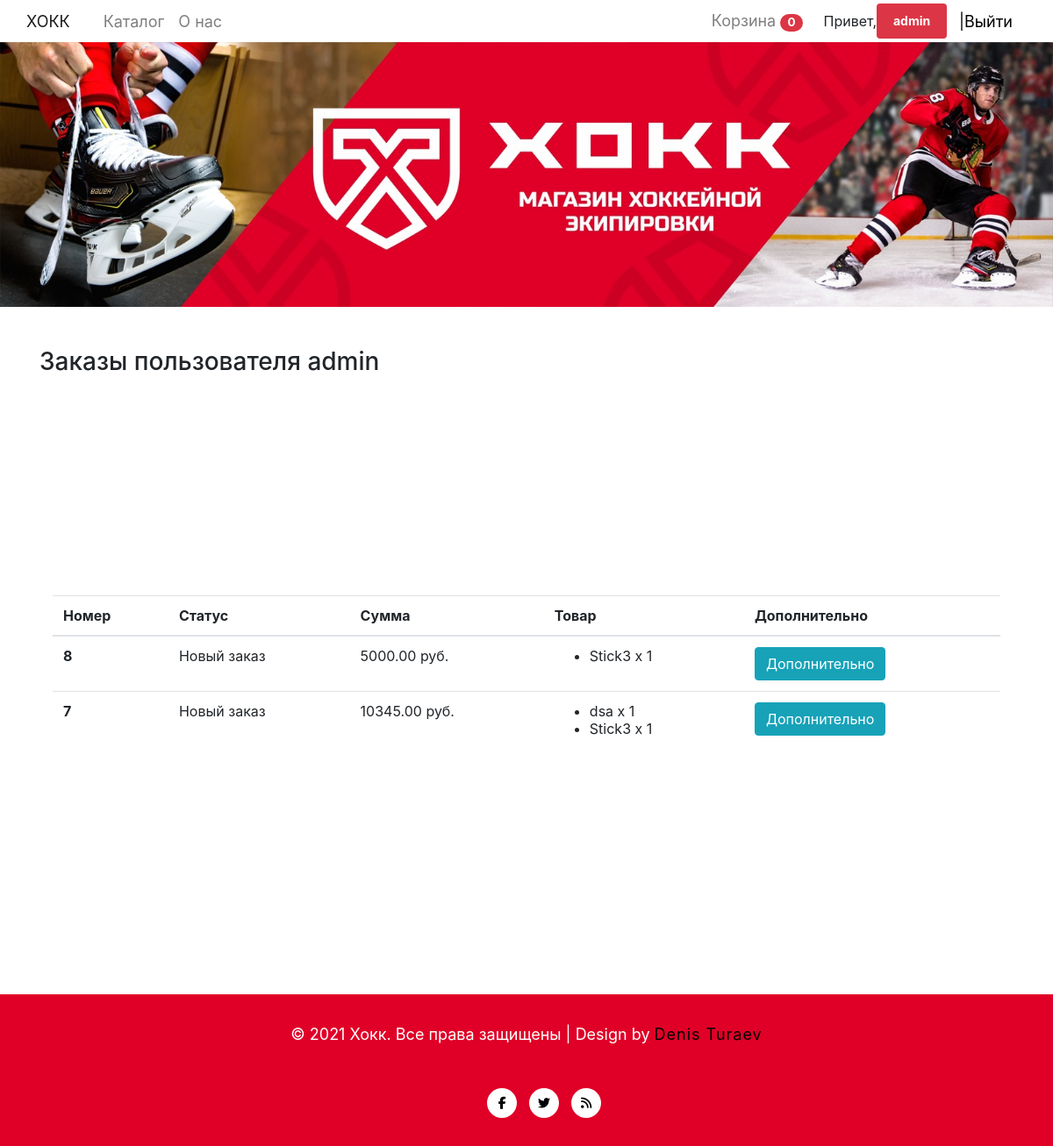
/profile/ (signed in), run on the app's committed database.
### mainapp/models.py (models this page shows, shortened)
class Cart(models.Model):
    owner = models.ForeignKey('Custumer', null=True, verbose_name='Владелец', on_delete=models.CASCADE)
    products = models.ManyToManyField(CartProduct, blank=True, related_name='related_cart')
    total_products = models.PositiveBigIntegerField(default=0)
    total_price = models.DecimalField(max_digits=9, default=0, decimal_places=2, verbose_name='Общая цена')
    in_order = models.BooleanField(default=False)
    for_anonymous_user = models.BooleanField(default=False)

class Order(models.Model):
    status_new = 'new'
    status_in_progress = 'in_progress'
    status_ready = 'is_ready'
    status_completed = 'completed'
    buying_type_self = 'self'
    buying_type_delivery = 'delivery'
    STATUS_CHOICES = (
        (status_new, 'Новый заказ'),
        (status_in_progress, 'Заказ в обработке'),
        (status_ready, 'Заказ готов'),
        (status_completed, 'Заказ выполнен')
    )
    BUYING_TYPE_CHOICES = (
        (buying_type_self, 'Самовывоз'),
        (buying_type_delivery, 'Доставка')
    )
    customer = models.ForeignKey(Custumer, verbose_name='Покупатель', on_delete=models.CASCADE)
    first_name = models.CharField(max_length=255, verbose_name='Имя')
    last_name = models.CharField(max_length=255, verbose_name='Фамилия')
    phone = models.CharField(max_length=20, verbose_name='Номер телефона')
    cart = models.ForeignKey(Cart, verbose_name='Корзина', on_delete=models.CASCADE, null=True, blank=True)
    address = models.CharField(max_length=1024, verbose_name='Адрес', null=True, blank=True)
    status = models.CharField(max_length=100, verbose_name='Статус заказа', choices=STATUS_CHOICES, default=status_new)
    buying_type = models.CharField(max_length=100, verbose_name='Тип заказа', choices=BUYING_TYPE_CHOICES, default=buying_type_self)
    comment = models.TextField(verbose_name='Комментарий к заказу', null=True, blank=True)
    created_at = models.DateTimeField(auto_now=True, verbose_name='Дата создания заказа')
    order_date = models.DateField(verbose_name='Дата получения заказа', default=timezone.now)

class CartProduct(models.Model):
    user = models.ForeignKey('Custumer', verbose_name='Покупатель', on_delete=models.CASCADE)
    cart = models.ForeignKey('Cart', verbose_name='Корзина', on_delete=models.CASCADE, related_name='related_products')
    product = models.ForeignKey(Product, verbose_name='Товар', on_delete=models.CASCADE)
    qty = models.PositiveBigIntegerField(default=1)
    total_price = models.DecimalField(max_digits=9, decimal_places=2, verbose_name='Общая цена')

class Product(models.Model):
    MIN_RESOLUTION = (400, 400)
    MAX_RESOLUTION = (4000, 4000)
    MAX_Img_Size = 3145728
    category = models.ForeignKey(Category, verbose_name='Категория', on_delete=models.CASCADE)
    title = models.CharField(max_length=255, verbose_name='Наименование')
    slug = models.SlugField(unique=True)
    image = models.ImageField(verbose_name='Изображение')
    description = models.TextField(verbose_name='Описание', null=True)
    price = models.DecimalField(max_digits=9, decimal_places=2, verbose_name='Цена')
    Age = models.CharField(max_length=255, verbose_name='Возраст', null=True, blank=True)
    Flex = models.IntegerField(verbose_name='Жесткость клюшки', null=True, blank=True)
    Material = models.CharField(max_length=255, verbose_name='Материал', null=True, blank=True)
    Curvature = models.CharField(max_length=255, verbose_name='Загиб клюшки', null=True, blank=True)
    Weight = models.FloatField(verbose_name='Масса', null=True, blank=True)
    Fullness = models.CharField(max_length=255, verbose_name='Полнота коньков', null=True, blank=True)

### mainapp/views.py (the view)
# urls.py: path('profile/', ProfileView.as_view(), name='profile')
class ProfileView(CartMixin, View):
    def get(self,request, *args, **kwargs):
        customer = Custumer.objects.get(user=request.user)
        orders = Order.objects.filter(customer=customer).order_by('-created_at')
        return render(request,
            'profile.html',
            {'orders':orders,
             'cart':self.cart,
             })

### mainapp/mixins.py (called while the page is built)
    def dispatch(self, request, *args, **kwargs):
        if request.user.is_authenticated:
            customer = Custumer.objects.filter(user=request.user).first()
            if not customer:
                customer = Custumer.objects.create(
                    user=request.user
                )
            cart = Cart.objects.filter(owner=customer, in_order=False).first()
            if not cart:
                cart = Cart.objects.create(owner=customer)
        else:
            cart = Cart.objects.filter(for_anonymous_user=True).first()
            if not cart:
                cart = Cart.objects.create(for_anonymous_user=True)
        self.cart = cart
        return super().dispatch(request, *args, **kwargs)

### mainapp/templates/profile.html (shortened to what this page needs)
{% extends 'base.html' %}
{% block content %}
<h3 class="mt-3 mb-3">Заказы пользователя {{request.user.username}}</h3>
{% if not orders.count %}
<div class="col-md-12" style="margin-top:300px; margin-bottom:300px;">
    <h3>У вас еще нет заказов <a href="{% url 'base' %}">Купите че нибудь</a> </h3>
</div>
{% else %}
<div class="col-md-12" style="margin-top:250px; margin-bottom:250px;">
    <table class="table">
        <thead>
            <th scope="col">Номер</th>
            <th scope="col">Статус</th>
            <th scope="col">Сумма</th>
            <th scope="col">Товар</th>
            <th scope="col">Дополнительно</th>
        </thead>
        <tbody>
            {% for order in orders %}
            <tr>
                <th scope="row">{{ order.id }}</th>
                <td> {{order.get_status_display }}</td>
                <td> {{order.cart.total_price }} руб.</td>
                <td>
                    <ul>
                        {% for item in order.cart.products.all %}
                            <li>{{ item.product.title }} x {{item.qty}}</li>
                        {% endfor%}
                    </ul>
                </td>
                <td>
                    <button type="button" class="btn btn-info" data-toggle="modal" data-target="#exampleModal-{{ order.id }}">
                      Дополнительно
                    </button>
                </td>
            </tr>
            {% endfor %}
        </tbody>
    </table>
</div>
{% endif %}
{% endblock %}

### mainapp/templates/base.html (shortened to what this page needs)
{% load static %}
<html lang="en">
    <head>
        <link rel="stylesheet" href="https://cdn.jsdelivr.net/npm/bootstrap@4.6.0/dist/css/bootstrap.min.css">
        <link rel="stylesheet" type="text/css" href="{% static 'css/style.css' %}">
    </head>
    <body>
<nav class="navbar  navbar-expand-sm navbar-light" style="background-color: white;">
  <a class="navbar-brand" href="{% url 'index' %}">ХОКК</a>
  <ul class="navbar-nav " >
	<li class="nav-item">
      <a class="nav-link" href=" {% url 'base' %}">Каталог</a>
    </li>
    <li class="nav-item">
      <a class="nav-link" href="{% url 'about' %}">О нас</a>
    </li>
  </ul>
  <ul class="navbar-nav navbar-expand-sm navbar-light  ml-auto ">
    <li class="nav-item">
      <a class="nav-link" href="{% url 'cart' %}">Корзина <span class="badge badge-pill badge-danger">{{ cart.products.count }}</span> </a>
    </li>
      <li class="nav-item">
          {% if request.user.is_authenticated %}
          <span class="navbar navbar-expand-sm navbar-light ">Привет,  <span class="badge badge-danger">
              <a style="text-decoration: none; font-size: 14px; color: white; " href="{% url 'profile' %}">{{ request.user.username }}</a>
          </span>  <a href="{% url 'logout' %}" style='color:black  ; text-decoration: none;'> |Выйти</a></span>
          {% endif %}
      </li>
  </ul>
</nav>
        <img class="img-fluid" src="{% static 'img/header.jpg' %} " alt="Картинка">
        <div class="container">
            {% block content %}{% endblock %}
        </div>
<footer class="py-3">
<div class="copy-bottom-txt text-center py-3">
<p>
© 2021 Хокк. Все права защищены | Design by <a href="https://vk.com/id450085286" target="_blank">Denis Turaev</a>
</p>
</div>
<div class="social-icons mt-lg-3 mt-2 text-center">
<ul>
<li><a href="#"><span class="fa fa-facebook"></span></a></li>
<li><a href="#"><span class="fa fa-twitter"></span></a></li>
<li><a href="#"><span class="fa fa-rss"></span></a></li>
</ul>
</div>
</footer>
        </body>
</html>

### static/css/style.css (style rules this page uses)
body { background-color: white; width:100%; }
.img-fluid { width: 100%; height: auto; }
.navbar { background-color: #333; overflow: visible; background-color: white; transition: top 0.3s; height:48px; top: 0px; width: 100% }
.navbar a { display: block; font-size: 18px; text-align: justify; padding: 10px 14px; text-decoration: none; }
.container { margin: 0 auto; padding: 15px; }
.container { margin-top: 15px; }
footer { background:#e00027; }
.social-icons ul { list-style: none; display: flex; justify-content: center; }
.social-icons ul li a span { color: #000; width: 34px; background: #fff; height: 34px; text-align: center; line-height: 34px; border-radius: 20px; font-size: 13px; margin: 0px 2px; border-radius: 20px; font-size: 14px; margin: 0px 2px; transition: 0.5s all; -webkit-transition: 0.5s all; transition: 0.5s all; -moz-transition: 0.5s all; }
.copy-bottom-txt p { font-size:18px; color:#fff; }
.social-icons ul li:nth-child(2) { margin: 0 10px; }
.copy-bottom-txt p a { font-size: 18px; color:#000; letter-spacing: 1px; transition: .4s; }

### data on the page
Cart: products.count "0"
Order: id "8", status "Новый заказ", cart.total_price "5000.00"
CartProduct: product "Stick3", qty "1"
Order: id "7", status "Новый заказ", cart.total_price "10345.00"
CartProduct: product "dsa", qty "1"
CartProduct: product "Stick3", qty "1"

### other printed values
{{ request.user.username }} "admin"
